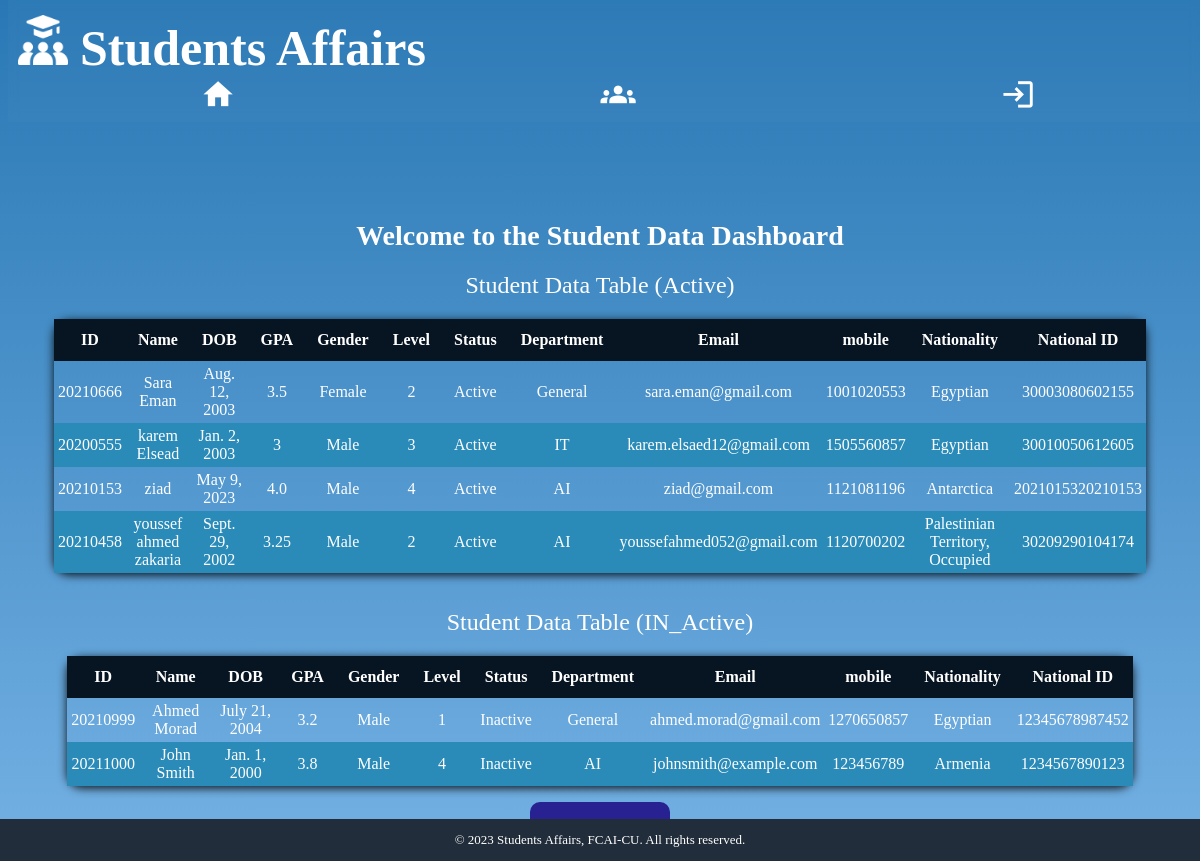
/in_acitve_student, run on the app's committed database.
### student/models.py (models this page shows, shortened)
class Data_Student(models.Model):
    StuID = models.IntegerField()
    StuName = models.CharField(max_length=255)
    DOB = models.DateField()
    GPA = models.CharField(max_length=255)
    Gender = models.CharField(max_length=255)
    level = models.IntegerField()
    Status = models.CharField(max_length=255)
    Department = models.CharField(max_length=255)
    Email = models.CharField(max_length=255)
    Mobile = models.IntegerField()
    Nationality = models.CharField(max_length=255)
    NationalityID = models.IntegerField(null = True)

### student/views.py (the view)
# urls.py: path('in_acitve_student', views.In_AcitveStudent, name ='In_AcitveStudent'),
def In_AcitveStudent(request):
    stds_data = Data_Student.objects.all()
    context = {
        'stds_data': stds_data,
    }
    return render(request, 'In_AcitveStudent.html', context)

### student/templates/In_AcitveStudent.html (shortened to what this page needs)
{% extends 'base.html'%}
{% load static %}
{% block content %}
<h2>Welcome to the Student Data Dashboard</h2>
<main>
	<section>
		<table class="std-table">
			<caption>Student Data Table (Active)</caption>
			<thead>
				<tr>
					<th>ID</th>
					<th>Name</th>
					<th>DOB</th>
					<th>GPA</th>
					<th>Gender</th>
					<th>Level</th>
					<th>Status</th>
					<th>Department</th>
					<th>Email</th>
					<th>mobile</th>
					<th>Nationality</th>
					<th>National ID</th>
				</tr>
			</thead>
			<tbody class="active-stds">
				{% for record in stds_data %}
				{% if record.Status == "Active" %}
				<tr>
					<td>
						{{ record.StuID }}
					</td>
					<td>
						{{ record.StuName }}
					</td>
					<td>
						{{ record.DOB }}
					</td>
					<td>
						{{ record.GPA }}
					</td>
					<td>
						{{ record.Gender }}
					</td>
					<td>
						{{ record.level }}
					</td>
					<td>
						{{ record.Status }}
					</td>
					<td>
						{{ record.Department }}
					</td>
					<td>
						{{ record.Email }}
					</td>
					<td>
						{{ record.Mobile }}
					</td>
					<td>
						{{ record.Nationality }}
					</td>
					<td>
						{{ record.NationalityID }}
					</td>
				</tr>
				{% endif %}
				{% endfor %}
			</tbody>
		</table>
	</section>
	<section>
		<table class="std-table">
			<caption>Student Data Table (IN_Active)</caption>
			<thead>
				<tr>
					<th>ID</th>
					<th>Name</th>
					<th>DOB</th>
					<th>GPA</th>
					<th>Gender</th>
					<th>Level</th>
					<th>Status</th>
					<th>Department</th>
					<th>Email</th>
					<th>mobile</th>
					<th>Nationality</th>
					<th>National ID</th>
				</tr>
			</thead>
			<tbody class="in-active-stds">
				{% for record in stds_data %}
				{% if record.Status == "Inactive" %}
				<tr>
					<td>
						{{ record.StuID }}
					</td>
					<td>
						{{ record.StuName }}
					</td>
					<td>
						{{ record.DOB }}
					</td>
					<td>
						{{ record.GPA }}
					</td>
					<td>
						{{ record.Gender }}
					</td>
					<td>
						{{ record.level }}
					</td>
					<td>
						{{ record.Status }}
					</td>
					<td>
						{{ record.Department }}
					</td>
					<td>
						{{ record.Email }}
					</td>
					<td>
						{{ record.Mobile }}
					</td>
					<td>
						{{ record.Nationality }}
					</td>
					<td>
						{{ record.NationalityID }}
					</td>
				</tr>
				{% endif %}
				{% endfor %}
			</tbody>
		</table>
		<div class="back">
			<a href="/dash_board"><button>Back</button></a>
		</div>
	</section>
</main>
{% endblock content %}

### student/static/style.css (style rules this page uses)
html { background-image: linear-gradient(to bottom, #2978b5, #4e94cc, #74b1e3); background-repeat: no-repeat; background-attachment: fixed; }
body { height: 100%; display: flex; flex-direction: column; color: #ffffff; font-family: "Microsoft Sans Serif"; margin-top: 200px; }
h2 { margin: 20px 0 0px; font-size: 28px; font-weight: bold; text-align: center; color: #ffffff; }
a { text-decoration: none; color: #ffffff; }
table { margin-left: auto; margin-right: auto; margin-bottom: 16px; text-align: center; width: 90%; border-collapse: collapse; box-shadow: 0 2px 10px rgba(0, 0, 0, 0.9); border-radius: 15px; }
caption { margin: 20px; font-size: x-large; }
thead { background-color: #2d3e50; color: #ffffff; }
th { background-color: #071422; color: #ffffff; text-align: center; padding: 12px; }
.std-table td { padding: 4px; text-align: center; }
tr:nth-child(even) { background-color: #2a8bb9; }
button { display: inline; background-color: #272192; color: #ffffff; padding: 15px 50px; border: none; border-radius: 10px; cursor: pointer; margin: 0 auto; font-size: large; transition: background-color 0.3s ease-in-out; }
.add-status-buttons, .back { text-align: center; }

### data on the page
Data_Student: StuID "20210666", StuName "Sara Eman", DOB "Aug. 12, 2003", GPA "3.5", Gender "Female", level "2", Status "Active", Department "General", Email "sara.eman@gmail.com", Mobile "1001020553", Nationality "Egyptian", NationalityID "30003080602155"
Data_Student: StuID "20200555", StuName "karem Elsead", DOB "Jan. 2, 2003", GPA "3", Gender "Male", level "3", Status "Active", Department "IT", Email "karem.elsaed12@gmail.com", Mobile "1505560857", Nationality "Egyptian", NationalityID "30010050612605"
Data_Student: StuID "20210153", StuName "ziad", DOB "May 9, 2023", GPA "4.0", Gender "Male", level "4", Status "Active", Department "AI", Email "ziad@gmail.com", Mobile "1121081196", Nationality "Antarctica", NationalityID "2021015320210153"
Data_Student: StuID "20210458", StuName "youssef ahmed zakaria", DOB "Sept. 29, 2002", GPA "3.25", Gender "Male", level "2", Status "Active", Department "AI", Email "youssefahmed052@gmail.com", Mobile "1120700202", Nationality "Palestinian Territory, Occupied", NationalityID "30209290104174"
Data_Student: StuID "20210999", StuName "Ahmed Morad", DOB "July 21, 2004", GPA "3.2", Gender "Male", level "1", Status "Inactive", Department "General", Email "ahmed.morad@gmail.com", Mobile "1270650857", Nationality "Egyptian", NationalityID "12345678987452"
Data_Student: StuID "20211000", StuName "John Smith", DOB "Jan. 1, 2000", GPA "3.8", Gender "Male", level "4", Status "Inactive", Department "AI", Email "johnsmith@example.com", Mobile "123456789", Nationality "Armenia", NationalityID "1234567890123"
